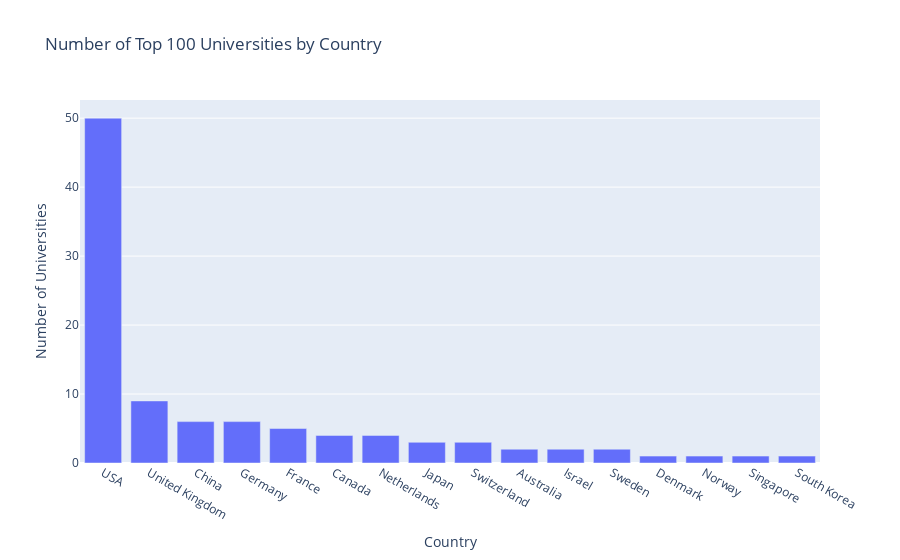

Notebook code cell kept with this figure:
### Markdown cell above
##### Which countries have the highest number of universities among the top 100 universities in the world?

### Code cell
# Group the data by 'Location' and count the number of universities in each country
country_counts = df_WRU_Relevent.head(100).groupby('Location').size().reset_index(name='Count')

# Sort the data by 'Count' in descending order
country_counts_sorted = country_counts.sort_values('Count', ascending=False)

# Create a bar chart
fig = px.bar(country_counts_sorted, x='Location', y='Count',
             labels={'Location': 'Country', 'Count': 'Number of Universities'},
             title='Number of Top 100 Universities by Country')
fig.show()

### Figure 1 — Plotly figure (JSON) as saved in the notebook; plotly's stock layout.template omitted (floating-point values rounded to 4 significant figures)
{"data": [{"alignmentgroup": "True", "hovertemplate": "Country=%{x}<br>Number of Universities=%{y}<extra></extra>", "legendgroup": "", "marker": {"color": "#636efa", "pattern": {"shape": ""}}, "name": "", "offsetgroup": "", "orientation": "v", "showlegend": false, "textposition": "auto", "type": "bar", "x": ["USA", "United Kingdom", "China", "Germany", "France", "Canada", "Netherlands", "Japan", "Switzerland", "Australia", "Israel", "Sweden", "Denmark", "Norway", "Singapore", "South Korea"], "xaxis": "x", "y": [50, 9, 6, 6, 5, 4, 4, 3, 3, 2, 2, 2, 1, 1, 1, 1], "yaxis": "y"}], "layout": {"barmode": "relative", "legend": {"tracegroupgap": 0}, "title": {"text": "Number of Top 100 Universities by Country"}, "xaxis": {"anchor": "y", "domain": [0, 1], "title": {"text": "Country"}}, "yaxis": {"anchor": "x", "domain": [0, 1], "title": {"text": "Number of Universities"}}}}
